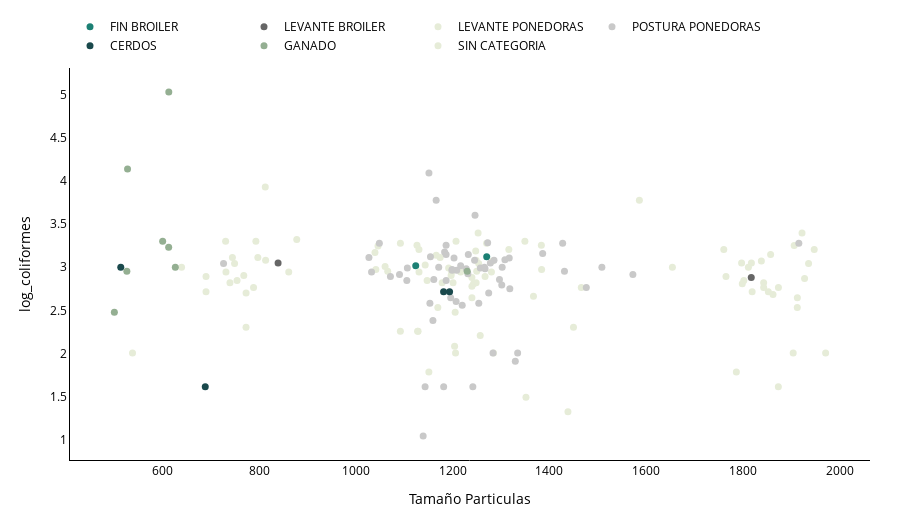

Notebook cell for this chart:
### Code cell
fig = scatter_corporativo(
    r,
    x_col="Tamaño Particulas",
    y_col="log_coliformes",
    color_by="Especie",
    filter_col="log_coliformes",
    min_filter_val=0,
    title="",
    #output_html=f"{ROOT_IMAGEN}/log_coliformes_pt.html"
)
fig.show()
s3.save_plotly_html(fig, "log_coliformes_pt.html")
